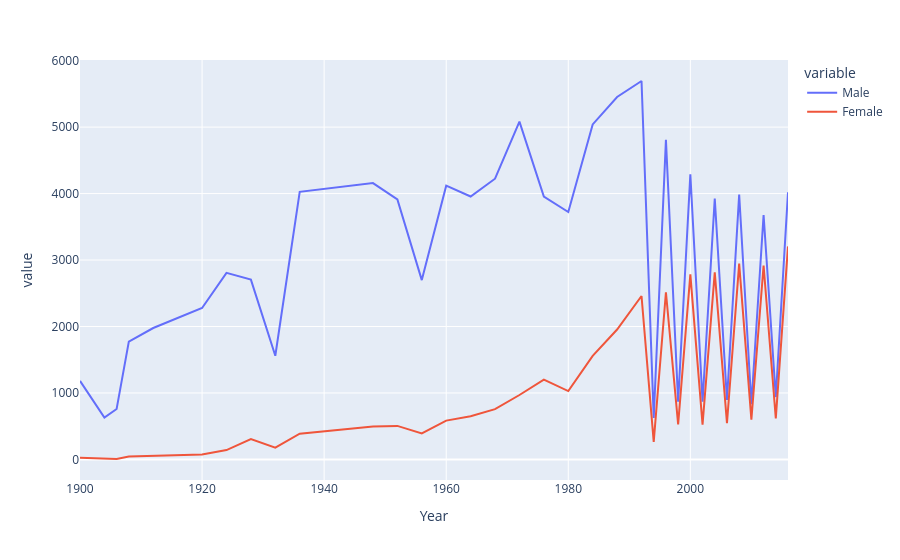

This figure's notebook cell:
### Code cell
fig = px.line(final,x ='Year',y=['Male','Female'])
fig.show()

### Figure 1 — Plotly figure (JSON) as saved in the notebook; plotly's stock layout.template omitted (floating-point values rounded to 4 significant figures)
{"data": [{"hovertemplate": "variable=Male<br>Year=%{x}<br>value=%{y}<extra></extra>", "legendgroup": "Male", "line": {"color": "#636efa", "dash": "solid"}, "marker": {"symbol": "circle"}, "mode": "lines", "name": "Male", "orientation": "v", "showlegend": true, "type": "scatter", "x": [1900, 1904, 1906, 1908, 1912, 1920, 1924, 1928, 1932, 1936, 1948, 1952, 1956, 1960, 1964, 1968, 1972, 1976, 1980, 1984, 1988, 1992, 1994, 1996, 1998, 2000, 2002, 2004, 2006, 2008, 2010, 2012, 2014, 2016], "xaxis": "x", "y": [1181, 629, 759, 1772, 1977, 2278, 2807, 2706, 1560, 4027, 4158, 3912, 2698, 4119, 3956, 4224, 5083, 3956, 3722, 5040, 5453, 5694, 622, 4808, 867, 4290, 867, 3926, 894, 3987, 829, 3677, 938, 4020], "yaxis": "y"}, {"hovertemplate": "variable=Female<br>Year=%{x}<br>value=%{y}<extra></extra>", "legendgroup": "Female", "line": {"color": "#EF553B", "dash": "solid"}, "marker": {"symbol": "circle"}, "mode": "lines", "name": "Female", "orientation": "v", "showlegend": true, "type": "scatter", "x": [1900, 1904, 1906, 1908, 1912, 1920, 1924, 1928, 1932, 1936, 1948, 1952, 1956, 1960, 1964, 1968, 1972, 1976, 1980, 1984, 1988, 1992, 1994, 1996, 1998, 2000, 2002, 2004, 2006, 2008, 2010, 2012, 2014, 2016], "xaxis": "x", "y": [23, 6, 6, 44, 53, 73, 140, 305, 177, 387, 495, 504, 392, 584, 650, 757, 969, 1200, 1028, 1557, 1954, 2459, 264, 2515, 526, 2785, 523, 2815, 546, 2945, 596, 2918, 617, 3205], "yaxis": "y"}], "layout": {"legend": {"title": {"text": "variable"}, "tracegroupgap": 0}, "margin": {"t": 60}, "xaxis": {"anchor": "y", "domain": [0, 1], "title": {"text": "Year"}}, "yaxis": {"anchor": "x", "domain": [0, 1], "title": {"text": "value"}}}}
